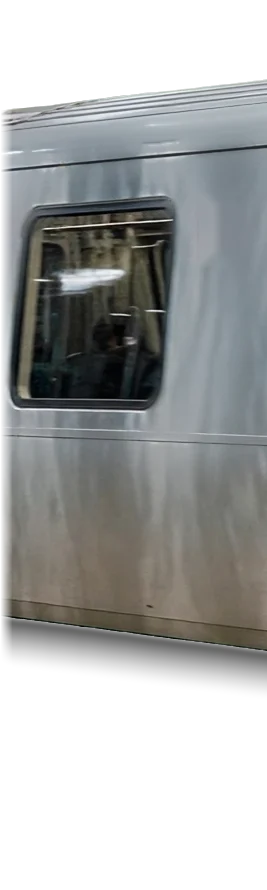
#> input picture station-test/win.webp, 267 x 890 px
$ python live-train-glass.py --dir ../station-test
#> lines starting #> are read from the running program, lines starting #| are printed output that depends on the picture
#!/usr/bin/env python3
"""Make the window-glass variations for one Live train design, so not every window looks the same.

    python3 scripts/live-train-glass.py --dir station-test/trains/standard --src win --scale 1
    python3 scripts/live-train-glass.py --dir station-test/trains/tv --src w0 --scale 2

Writes glass1..glassN.webp (+ _b motion-blur twins): only the glass of a window section, cut out with soft edges,
with the interior lit differently (brighter / warmer / cooler / dimmer). The reflection of the platform lights on the
glass is kept exactly as photographed, so it is the same on every window.
The page lays one of them over a window section, chosen at random per window for each train.
Needs: numpy scipy pillow
"""
import argparse, os
import numpy as np
from PIL import Image
from scipy.ndimage import map_coordinates, uniform_filter1d, gaussian_filter

ap = argparse.ArgumentParser()
ap.add_argument('--dir', required=True)
ap.add_argument('--src', default='win', help='a window section picture in --dir whose window shows the plain interior')
ap.add_argument('--scale', type=int, default=1)
A = ap.parse_args()
SC = A.scale
X0 = 345.0; VPx, VPy = -1722.0, 356.0
GX0, GX1, GT0, GT1, GR = 31.0, 165.0, -0.0655, 0.0172, 8.0     # inner glass (1x picture px, t), corner radius
MX0, MX1 = 42.0, 154.0                                          # mirrored part: the interior, not the lit frame edges
BOX = (24, 200, 172, 412)                                        # crop written to the files (1x px) - the page uses it
# variations of the interior light: (gain, red, green, blue, mirror)
VARS = [(1.30, 1.10, 1.00, 0.85, False),   # bright, warm
        (0.80, 1.00, 1.00, 1.00, False),   # a little dim
        (0.45, 0.90, 1.00, 1.15, False),   # dim, cool: an almost unlit car
        (0.65, 1.08, 1.00, 0.90, False),   # dim, warm
        (1.12, 0.94, 1.00, 1.08, False)]   # bright, cool

im = np.asarray(Image.open(os.path.join(A.dir, A.src+'.webp')).convert('RGBA')).astype(float)
bx0, by0, bx1, by1 = (v*SC for v in BOX)
H, W = by1-by0, bx1-bx0
iy, ix = np.mgrid[0:H, 0:W].astype(float)
px = (ix + bx0 + 0.5)/SC; py = (iy + by0 + 0.5)/SC                  # 1x picture coords
t = (py - VPy)/(X0 + px - VPx)
# rounded glass mask in (px, t*2100), feathered
yy = t*2100; y0, y1 = GT0*2100, GT1*2100
dx = np.maximum(np.maximum(GX0+GR-px, px-(GX1-GR)), 0); dy = np.maximum(np.maximum(y0+GR-yy, yy-(y1-GR)), 0)
inside = (px >= GX0) & (px <= GX1) & (yy >= y0) & (yy <= y1) & (dx*dx+dy*dy <= GR*GR)
mask = gaussian_filter(inside.astype(float), 1.2*SC)
mid = gaussian_filter(((px >= MX0) & (px <= MX1)).astype(float), 4*SC)   # where the mirrored interior shows
rgb = im[..., :3]
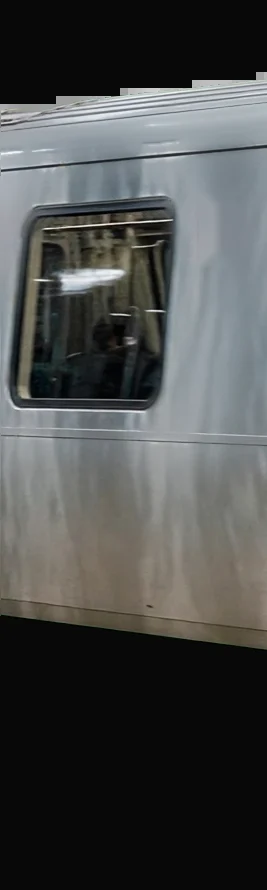
#> rgb: shape (890, 267, 3) float64; mean R, G, B 74.6, 76.3, 75.5

def sample(sx, sy):
    return np.stack([map_coordinates(rgb[..., c], [sy*SC-0.5, sx*SC-0.5], order=1, mode='nearest') for c in range(3)], -1)

def save(name, out):
    res = np.clip(out, 0, 255).astype('uint8')
    Image.fromarray(res).save(os.path.join(A.dir, name+'.webp'), quality=88, method=6)
    a = res[..., 3:].astype(float)/255; pre = res[..., :3]*a; k = 41*SC
    pb = uniform_filter1d(pre, k, axis=1, mode='constant'); ab = uniform_filter1d(a, k, axis=1, mode='constant')
    rb = np.where(ab > 1e-3, pb/np.maximum(ab, 1e-3), 0)
    Image.fromarray(np.dstack([np.clip(rb, 0, 255), ab*255]).astype('uint8')).save(os.path.join(A.dir, name+'_b.webp'), quality=84, method=6)

for i, (gain, r, g, b, mirror) in enumerate(VARS, 1):
    if mirror:
        sx = (MX0 + MX1) - px                          # mirror across the glass, keeping the same height on the car
        sy = VPy + t*(X0 + sx - VPx)
        src = sample(sx, sy)*mid[..., None] + sample(px, py)*(1-mid[..., None])
    else:
        src = sample(px, py)
    out = src*gain*np.array([r, g, b])
    # the bright reflection of the platform lights is on the glass, not in the car: keep it as photographed
    keep = np.clip((src @ [0.299, 0.587, 0.114] - 150)/70, 0, 1)[..., None]
    out = out*(1-keep) + src*keep
    save('glass%d' % i, np.dstack([out, mask*255]))
#> this loop made 5 passes
#> pass 1, `src = sample(px, py)`:
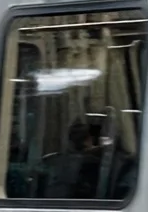
#> src: shape (212, 148, 3) float64; mean of channels 0, 1, 2 61.5, 63.7, 60.3; drawn as R, G, B
#> pass 1, `out = src*gain*np.array([r, g, b])`:
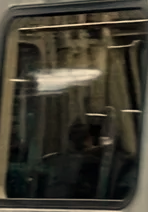
#> out: shape (212, 148, 3) float64; mean of channels 0, 1, 2 88, 82.9, 66.6; drawn with min black and max white
#> pass 1, `keep = np.clip((src @ [0.299, 0.587, 0.114] - 150)/70, 0, 1)[..., None]`:
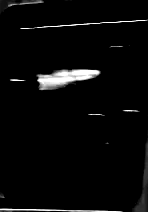
#> keep: shape (212, 148, 1) float64; min 0, max 1, mean 0.0359
#> pass 1, `out = out*(1-keep) + src*keep`:
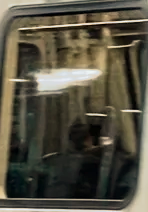
#> out: shape (212, 148, 3) float64; mean of channels 0, 1, 2 84.8, 80.6, 65.9; drawn as R, G, B
#> after the loop:
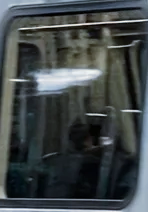
#> out: shape (212, 148, 3) float64; mean of channels 0, 1, 2 64.4, 70.5, 71.4; drawn as R, G, B
#> after the loop:
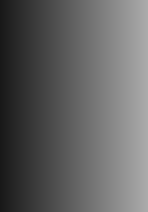
#> px: shape (212, 148) float64; min 24.5, max 171.5, mean 98
print('glass variations:', len(VARS), 'box', BOX, '->', A.dir)
